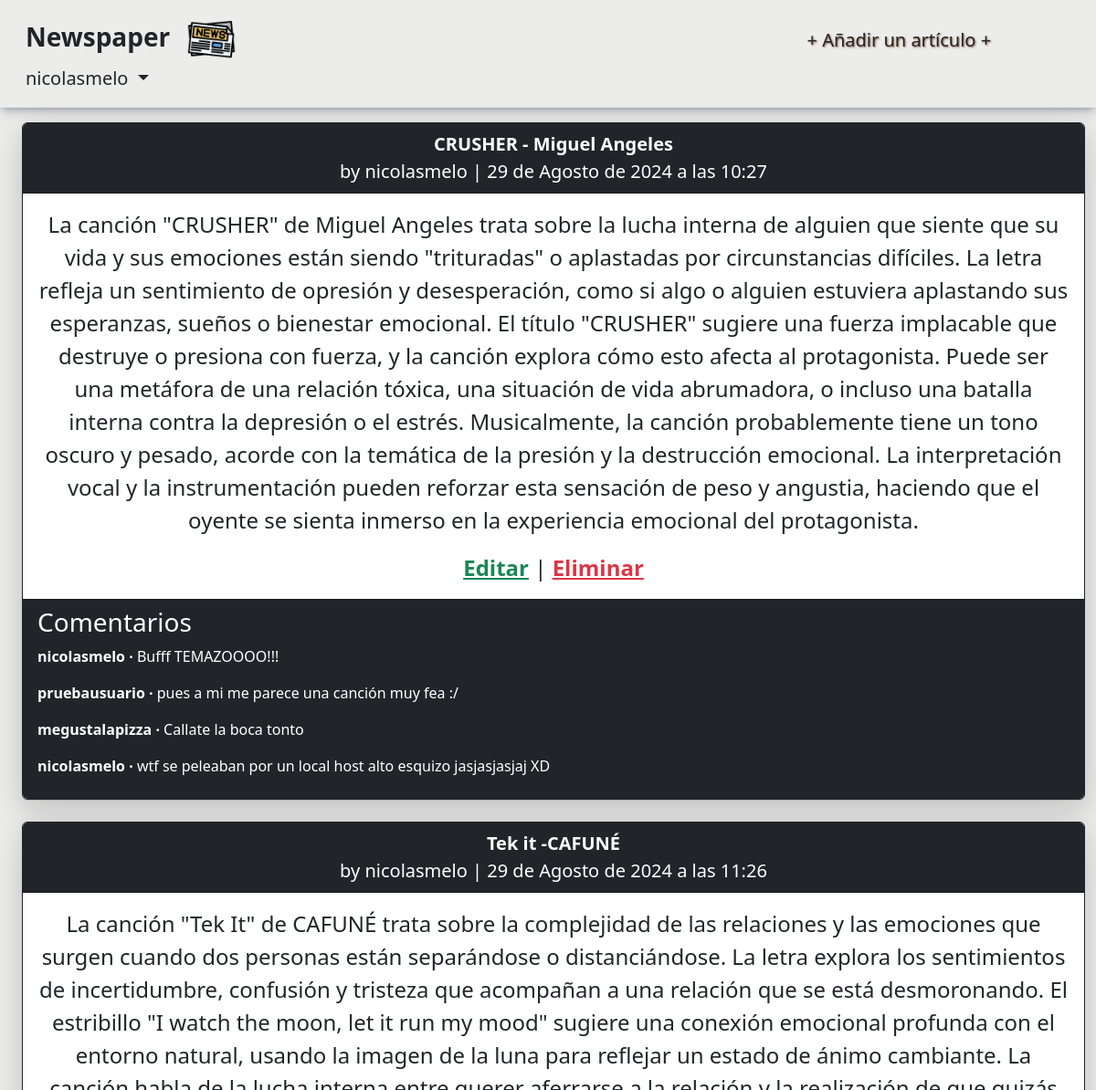
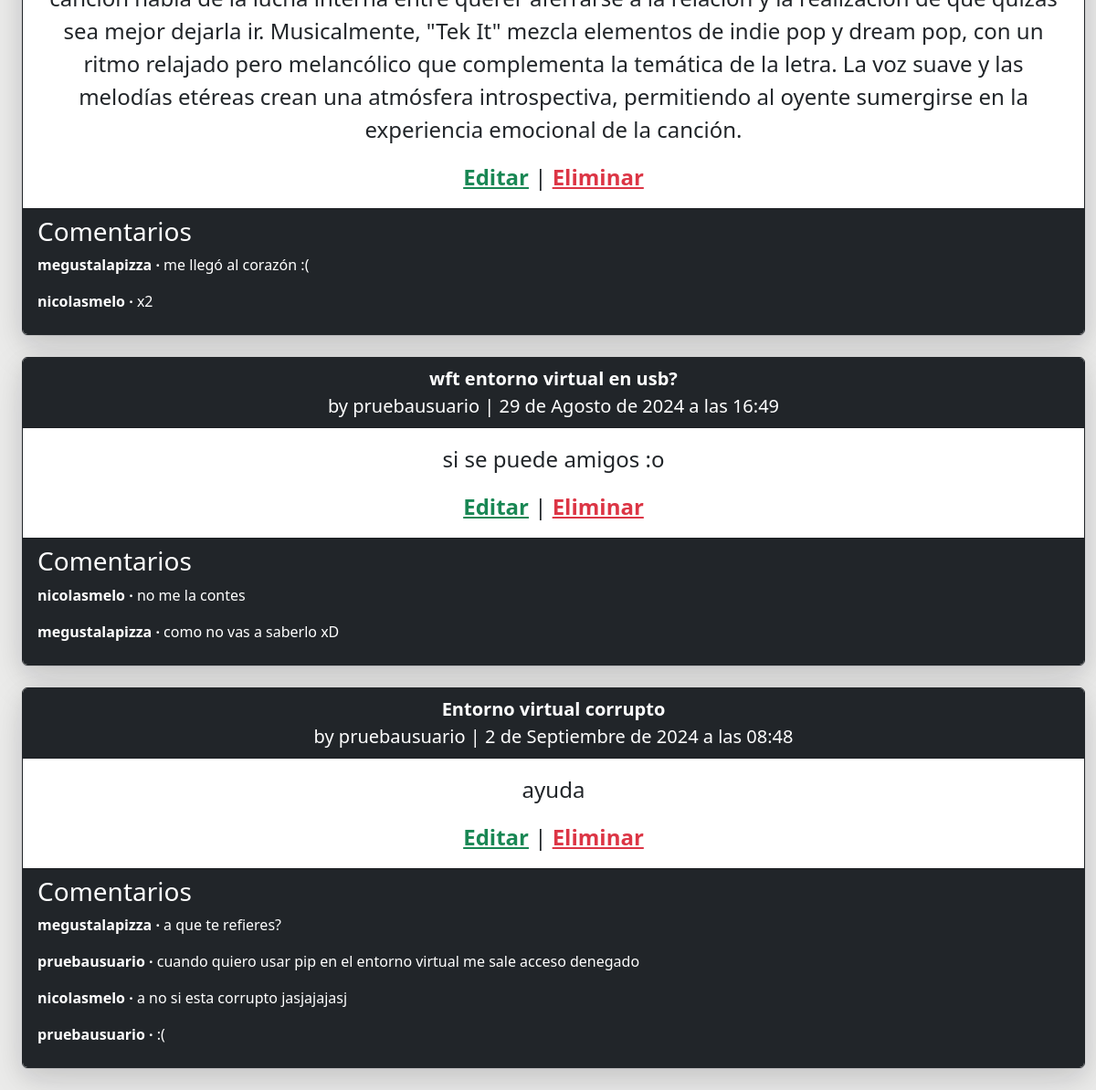
/articles/ (signed in), run on the app's committed database (2 pictures, top to bottom).
### accounts/models.py (models this page shows)
class CustomUser(AbstractUser): #Edad del usuario (En blanco para que este la registre)
    age = models.PositiveIntegerField(null=True, blank=True) #Agregando la edad null para el User

### articles/models.py (models this page shows, shortened)
class Article(models.Model):
    title = models.CharField(max_length=255)
    body = models.TextField()
    date = models.DateTimeField(auto_now_add=True)
    author = models.ForeignKey(
        settings.AUTH_USER_MODEL,
        on_delete=models.CASCADE,
    )

class Comment(models.Model):
    article = models.ForeignKey(Article, on_delete=models.CASCADE,)
    comment = models.CharField(max_length=140)
    author = models.ForeignKey(
        settings.AUTH_USER_MODEL,
        on_delete=models.CASCADE,
    )
    def __str__(self):
        return self.comment

### articles/views.py (the view)
# urls.py: path('', ArticleListView.as_view(), name='article_list'),
class ArticleListView(LoginRequiredMixin, ListView): #Creando la vista para ver la lista de artículos (El usuario deberá esta logueado)
    model = Article
    template_name = "article_list.html"

### templates/article_list.html (shortened to what this page needs)
{% extends "base.html" %}
{% block content %}
    <body style="background-color: rgb(236, 236, 235);">
    {% for article in article_list %}
    <div class="d-flex justify-content-center">
        <div class="card border-dark text-white" style="width: 100%; max-width: 1200px; box-shadow: rgba(17, 17, 26, 0.1) 0px 1px 0px, rgba(17, 17, 26, 0.1) 0px 8px 24px, rgba(17, 17, 26, 0.1) 0px 16px 48px;">
            <div class="card-header bg-dark fs-5">
                <span class="fw-bold d-flex justify-content-center">
                    {{ article.title }}
                </span>
                <span class="d-flex justify-content-center">by {{ article.author }} | {{ article.date }}</span>
            </div>
            <div class="card-body text-center text-dark fs-4">
                <p>{{ article.body }}</p>
                <a href="{% url 'article_edit' article.pk %}" class="text-success fw-bold"> Editar</a> | <a href="{% url 'article_delete' article.pk %}" class="text-danger fw-bold">Eliminar</a>
            </div>
            <div class="card-footer text-start bg-dark">
                <h1 class="fs-3">Comentarios</h1>
                {% for comment in article.comment_set.all %}
                    <p>
                        <span class="fw-bold">
                            {{ comment.author }} &middot;
                        </span>
                        {{ comment }}
                    </p>
                {% endfor %}
            </div>
        </div>
    </div>
    <br />
    {% endfor %}
    </body>
{% endblock content %}

### templates/base.html (shortened to what this page needs)
<!DOCTYPE html>
{% load static %}
<html>
    <head>
        <link rel="stylesheet" href="{% static '/css/bootstrap.min.css' %}">
    </head>
    <body>
        <header class="p-3 mb-3 border-bottom" style="box-shadow: rgba(50, 50, 93, 0.25) 0px 6px 12px -2px, rgba(0, 0, 0, 0.3) 0px 3px 7px -3px;">
            <div class="container-fluid">
                <div class="d-flex flex-wrap align-items-center justify-content-center justify-content-lg-start">
                    <a class="navbar-brand fw-bold fs-3" href="{% url 'home' %}">Newspaper
                        <img class="img-fluid" src="{% static 'img/7063304.png' %}" style="width: 8%; margin-left: 10px;">
                    </a>
                        <ul class="nav col-12 col-lg-auto me-lg-auto mb-2 justify-content-center mb-md-0" style="margin-left: 160px; text-shadow: 1px 1px 2px rgb(141, 96, 66);">
                        {% if user.is_authenticated %}
                            <li><a href="{% url 'article_new' %}" class="nav-link px-2 link-dark fs-5">+ Añadir un artículo +</a></li>
                            </ul>
                            <div class="dropdown text-end">
                                <a href="#" class="d-block link-dark text-decoration-none dropdown-toggle fs-5" id="dropdownUser1" data-bs-toggle="dropdown" aria-expanded="false">
                                    {{ user.username }}
                                </a>
                            </div>
                        {% endif %}
                </div>
            </div>
        </header>
        <div class="container-fluid ps-4">
            <main>
                {% block content %}{% endblock content %}
            </main>
        </div>
    </body>
</html>

### data on the page
CustomUser: username "nicolasmelo"
Article: title "CRUSHER - Miguel Angeles", author "nicolasmelo", date "29 de Agosto de 2024 a las 10:27", body "La canción \"CRUSHER\" de Miguel Angeles trata sobre la lucha interna de alguien que siente que su vida y sus emociones están siendo \"trituradas\" o aplastadas por circunstancias difíciles. La letra refleja un sentimiento de opresión y desesperación, como si algo o alguien estuviera aplastando sus esperanzas, sueños o bienestar emocional. El título \"CRUSHER\" sugiere una fuerza implacable que destruye o presiona con fuerza, y la canción explora cómo esto afecta al protagonista. Puede ser una metáfora de una relación tóxica, una situación de vida abrumadora, o incluso una batalla interna contra la depresión o el estrés. Musicalmente, la canción probablemente tiene un tono oscuro y pesado, acorde…"
Comment: author "nicolasmelo", comment "Bufff TEMAZOOOO!!!"
Comment: author "pruebausuario", comment "pues a mi me parece una canción muy fea :/"
Comment: author "megustalapizza", comment "Callate la boca tonto"
Comment: author "nicolasmelo", comment "wtf se peleaban por un local host alto esquizo jasjasjasjaj XD"
Article: title "Tek it -CAFUNÉ", author "nicolasmelo", date "29 de Agosto de 2024 a las 11:26", body "La canción \"Tek It\" de CAFUNÉ trata sobre la complejidad de las relaciones y las emociones que surgen cuando dos personas están separándose o distanciándose. La letra explora los sentimientos de incertidumbre, confusión y tristeza que acompañan a una relación que se está desmoronando. El estribillo \"I watch the moon, let it run my mood\" sugiere una conexión emocional profunda con el entorno natural, usando la imagen de la luna para reflejar un estado de ánimo cambiante. La canción habla de la lucha interna entre querer aferrarse a la relación y la realización de que quizás sea mejor dejarla ir. Musicalmente, \"Tek It\" mezcla elementos de indie pop y dream pop, con un ritmo relajado pero…"
Comment: author "megustalapizza", comment "me llegó al corazón :("
Comment: author "nicolasmelo", comment "x2"
Article: title "wft entorno virtual en usb?", author "pruebausuario", date "29 de Agosto de 2024 a las 16:49", body "si se puede amigos :o"
Comment: author "nicolasmelo", comment "no me la contes"
Comment: author "megustalapizza", comment "como no vas a saberlo xD"
Article: title "Entorno virtual corrupto", author "pruebausuario", date "2 de Septiembre de 2024 a las 08:48", body "ayuda"
Comment: author "megustalapizza", comment "a que te refieres?"
Comment: author "pruebausuario", comment "cuando quiero usar pip en el entorno virtual me sale acceso denegado"
Comment: author "nicolasmelo", comment "a no si esta corrupto jasjajajasj"
Comment: author "pruebausuario", comment ":("
